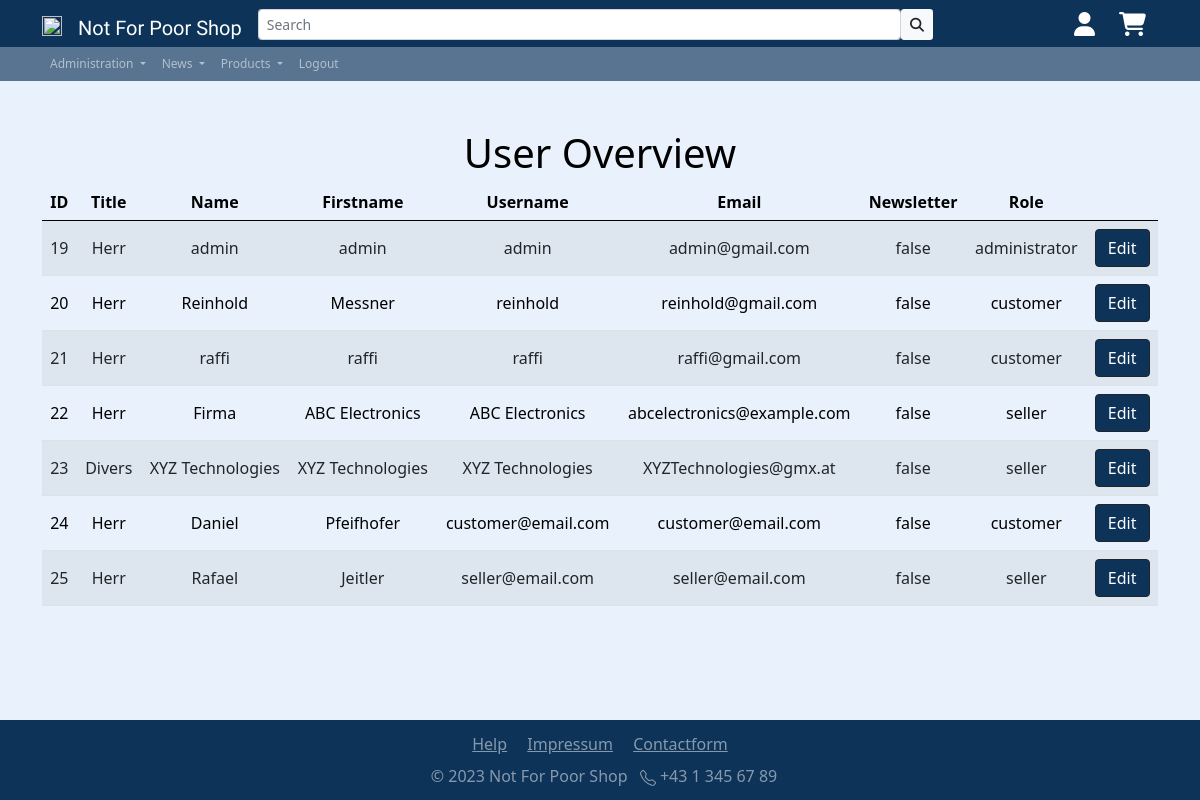
The page /app/inc/pgs/user_overview.php (signed in) on the database its author committed.
### tables this page shows
CREATE TABLE `users` (
  `id` int(11) NOT NULL,
  `status` varchar(256) NOT NULL DEFAULT 'active',
  `form_of_adress` varchar(256) NOT NULL,
  `name` varchar(256) NOT NULL,
  `surname` varchar(256) NOT NULL,
  `username` varchar(256) NOT NULL,
  `password` varchar(256) NOT NULL,
  `useremail` varchar(256) NOT NULL,
  `birth_date` date NOT NULL,
  `has_newsletter` varchar(256) NOT NULL,
  `role` varchar(256) NOT NULL DEFAULT 'customer',
  `seller_id` int(11) DEFAULT NULL
);

### app/inc/pgs/user_overview.php (the view, shortened to what this page needs)
<!DOCTYPE html>
<html lang="en">
<head>
  <?php
  include '../includes/head.php';
  require_once('../../config/dbaccess.php');
  ?>
</head>
<body class="d-flex flex-column min-vh-100">
  <div class="container site-font-color text-center">
    <h1 class="h1 mt-5">User Overview</h1>
    <?php
    $db_obj = new mysqli($host, $user, $password, $database);
    $sql = "SELECT * FROM users ORDER BY id ASC";
    $result = $db_obj->query($sql);
    echo '<div class="table-responsive col-md-12">
    <table class="table table-striped">
      <thead class="h6 thead-dark">
        <tr>
          <th>ID</th>
          <th>Title</th>
          <th>Name</th>
          <th>Firstname</th>
          <th>Username</th>
          <th>Email</th>
          <th>Newsletter</th>
          <th>Role</th>
          <th></th>
        </tr>
      </thead>
      <tbody>';
    while ($row = $result->fetch_assoc()) {
      $field1name = $row["id"];
      $field2name = $row["form_of_adress"];
      $field3name = $row["name"];
      $field4name = $row["surname"];
      $field5name = $row["username"];
      $field6name = $row["useremail"];
      $field7name = $row["has_newsletter"];
      $field8name = $row["role"];
      $field10name = "<a class='btn btn-dark secondary-bg-color' href='user_overview_change.php?user=$field1name' method='POST'>Edit</a>";
      echo '<tr>
              <td class="align-middle">' . $field1name . '</td>
              <td class="align-middle">' . $field2name . '</td>
              <td class="align-middle">' . $field3name . '</td>
              <td class="align-middle">' . $field4name . '</td>
              <td class="align-middle">' . $field5name . '</td>
              <td class="align-middle">' . $field6name . '</td>
              <td class="align-middle">' . $field7name . '</td>
              <td class="align-middle">' . $field8name . '</td>
              <td class="align-middle">' . $field10name . '</td>
            </tr>';
    }
    echo "</tbody></table></div>";
    ?>
  </div>
  <?php
  include '../includes/footer.php';
  ?>
</body>
</html>

### app/res/css/styles.css (style rules this page uses)
html { height: 100%; }
body { background-color: #e9f2fc; font-family: "Segoe UI", Tahoma, Geneva, Verdana, sans-serif; background-image: none; background-repeat: no-repeat; background-position: center; background-attachment: fixed; }
.secondary-bg-color { background-color: #0d3359; }
.site-font-color { color: #000000; }

### app/inc/pgs/user_overview.php (style rules this page uses)
body { color: white; }
table.table { color: black; }

### rows shown on the page
users: id "19", form_of_adress "Herr", name "admin", surname "admin", username "admin", useremail "admin@gmail.com", has_newsletter "false", role "administrator"
users: id "20", form_of_adress "Herr", name "Reinhold", surname "Messner", username "reinhold", useremail "reinhold@gmail.com", has_newsletter "false", role "customer"
users: id "21", form_of_adress "Herr", name "raffi", surname "raffi", username "raffi", useremail "raffi@gmail.com", has_newsletter "false", role "customer"
users: id "22", form_of_adress "Herr", name "Firma", surname "ABC Electronics", username "ABC Electronics", useremail "abcelectronics@example.com", has_newsletter "false", role "seller"
users: id "23", form_of_adress "Divers", name "XYZ Technologies", surname "XYZ Technologies", username "XYZ Technologies", useremail "XYZTechnologies@gmx.at", has_newsletter "false", role "seller"
users: id "24", form_of_adress "Herr", name "Daniel", surname "Pfeifhofer", username "customer@email.com", useremail "customer@email.com", has_newsletter "false", role "customer"
users: id "25", form_of_adress "Herr", name "Rafael", surname "Jeitler", username "seller@email.com", useremail "seller@email.com", has_newsletter "false", role "seller"
